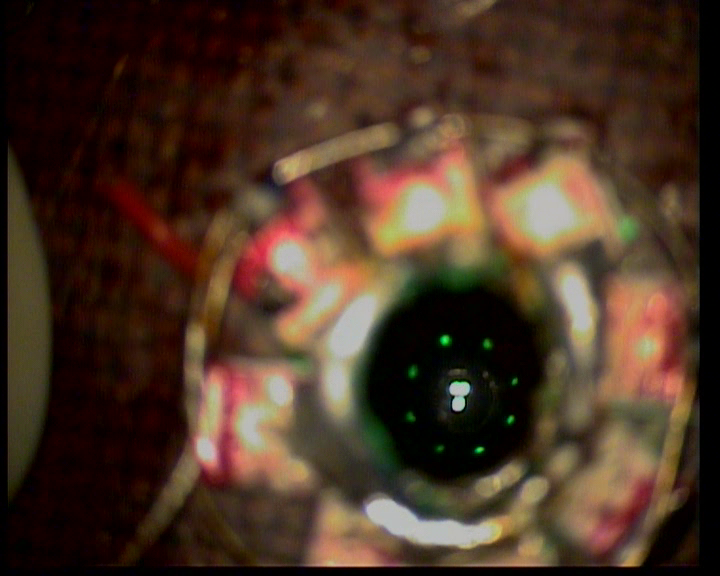
#> input picture sics/blob.png, 720 x 576 px, found by its file name
$ python test.py   (older library calls are emulated)
#> lines starting #> are read from the running program, lines starting #| are printed output that depends on the picture; after the words box and inside, x2 and y2 are one past the last pixel; in counts of white or black regions, pixels touching at a corner belong together
import cv2
import numpy as np;
import matplotlib.pyplot as plt

# Read image
im = cv2.imread("/home/bhargav/Downloads/blob.png", cv2.IMREAD_GRAYSCALE)
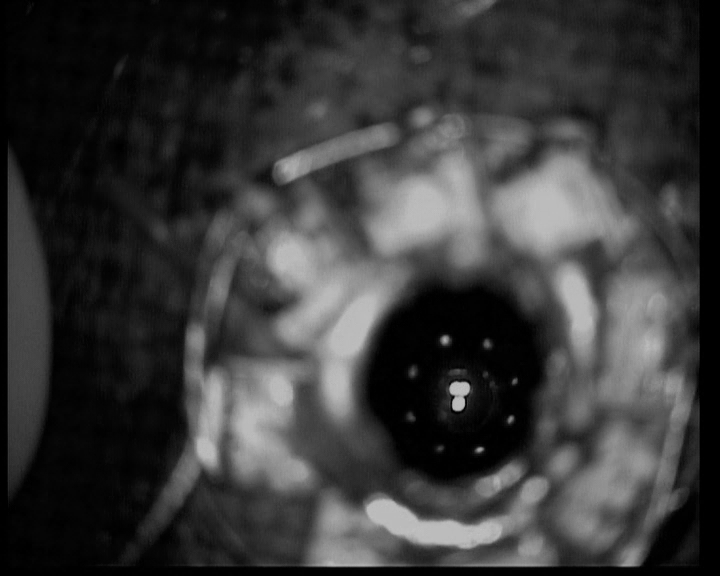
#> im: shape (576, 720); min 0, max 193, mean 56.8
retval, threshold = cv2.threshold(im, 20, 255, cv2.THRESH_BINARY_INV)
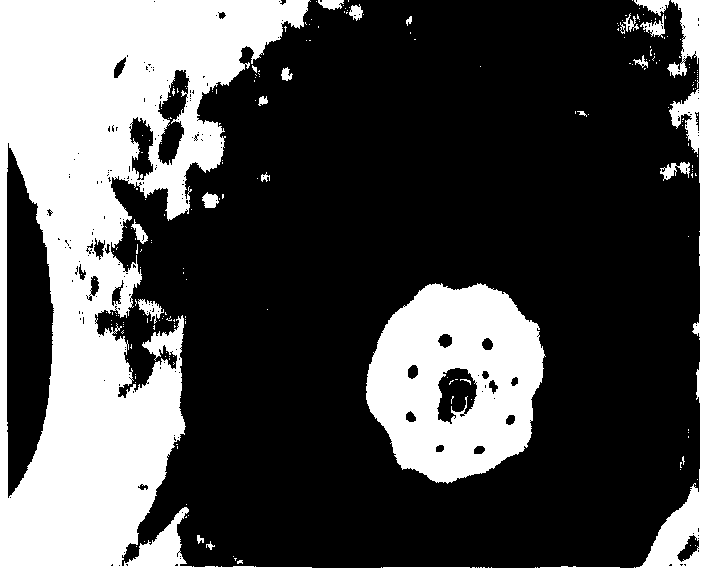
#> threshold: shape (576, 720); 32.9% white; 214 white regions (192 under 20 px)

_,countours,hierarchy = cv2.findContours(threshold,cv2.RETR_TREE,cv2.CHAIN_APPROX_SIMPLE)
#> countours = 520 contours, 475 with area under 20; largest, box (x1, y1, x2, y2) and area: (0, 0, 720, 576) 121638, (366, 283, 546, 484) 26757, (6, 142, 55, 499) 11816, (157, 69, 190, 166) 1734, (436, 367, 478, 425) 1610

cv2.drawContours(im,countours,-1,(245,255,244),3)
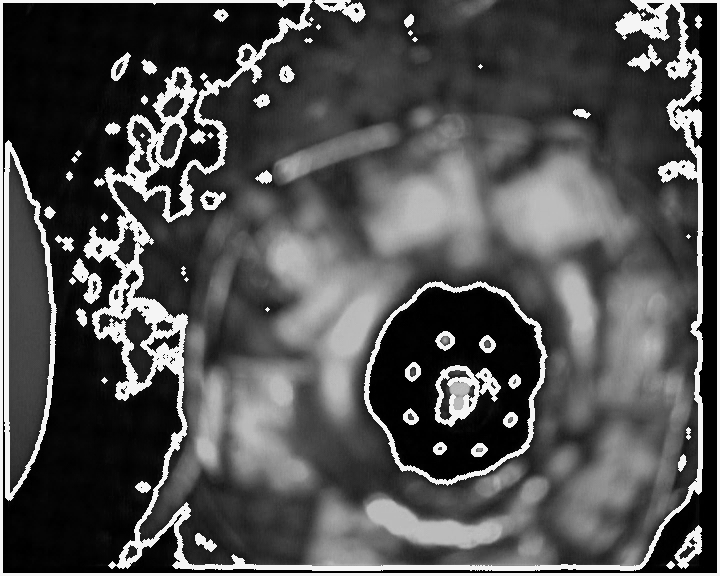
#> im: shape (576, 720); 10.59% of pixels changed, all inside (x1, y1, x2, y2) = (0, 0, 720, 576)

plt.imshow(im, cmap='gray')
plt.show()
